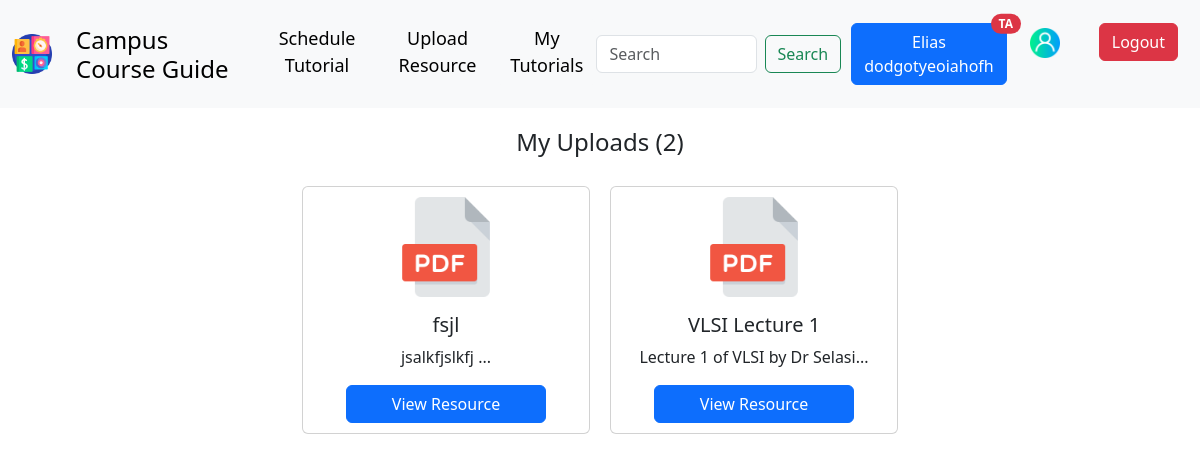
Before: /ccg/dashboard/ (signed in) with the older database file.
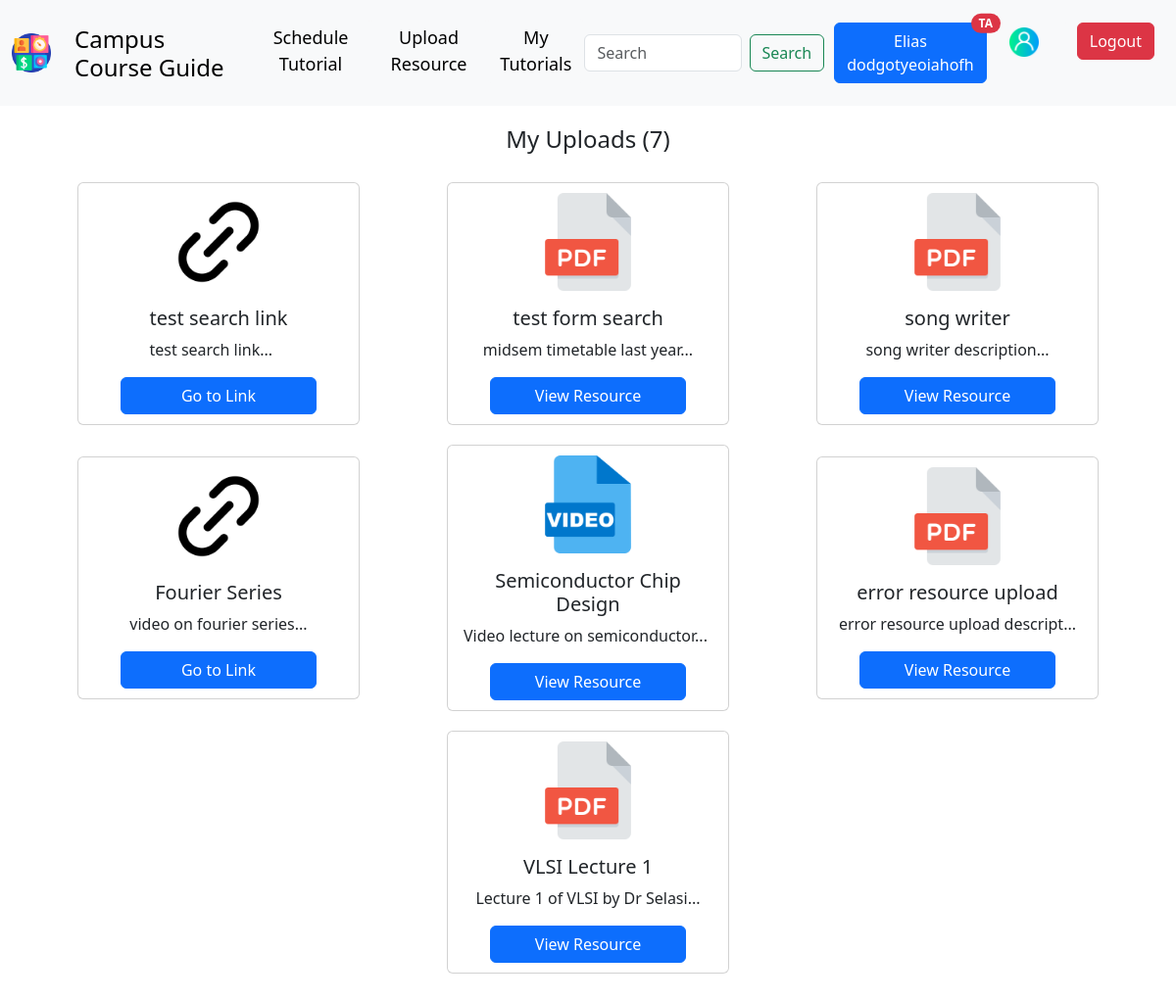
After: the same page with the newer database file.
### apps_resources/models.py (models this page shows, shortened)
class Resource(models.Model):
    user = models.ForeignKey(CustomUser, on_delete=models.CASCADE, null=True, blank=True)
    resource_name = models.CharField(max_length=MAX_STR_LEN, null=True, blank=True)
    resource_type = models.CharField(max_length=MIN_STR_LEN, null=True, blank=True)
    related_programmes = MultiSelectField(choices=[(prog, prog) for prog in PROGRAMME], max_length=200, max_choices=15, null=True, blank=True)
    resource_item = models.FileField(upload_to='uploads', null=True, blank=True)
    resource_link = models.URLField(null=True, blank=True, verbose_name='Resource link where applicable')
    description = models.CharField(max_length=MAX_STR_LEN, null=True, blank=True)
    slug = models.SlugField(null=True, blank=True)
    created = models.DateTimeField(auto_now=True)
    updated = models.DateTimeField(auto_now_add=True)
    class Meta:
        ordering = ["-updated"]
    @classmethod
    def get_all_resources(cls, user):
        out = []
        try:
            out = cls.objects.filter(user=user)
        except:
            pass
        return out

### apps_users/views.py (the view)
# urls.py: path('dashboard/', views.dashboard, name='dashboard'),
@never_cache
@login_required(login_url='users:user_login')
def dashboard(request):
    if not request.user.is_authenticated:
        return redirect('users:user_login')
    context = {}
    if request.user.user_type == "Teaching Assistant":
        uploaded_resources = Resource.get_all_resources(user=request.user)
        context.update({'all_uploads': uploaded_resources})
    else:
        recommended = Resource.get_recommended(request.user)
        context.update({'recommended': recommended})
    user = CustomUser.objects.get(slug=request.user.slug)
    edit_profile_form = EditProfileForm(instance=user)
    tutorial_form = TutorialForm()
    resource_form = ResourceForm()
    if request.method == "POST":
        if 'edit_profile' in request.POST:
            edit_profile_form = EditProfileForm(instance=user)
            user = EditProfileForm(data=request.POST, instance=user)
            if user.is_valid():
                user.save()
                messages.success(request, 'Profile updated successfully')
                return HttpResponseRedirect(reverse('users:dashboard'))
        elif 'resource_form' in request.POST:
            resource_form = ResourceForm(request.POST, request.FILES)
            if resource_form.is_valid():
                if request.FILES:
                    resource_obj = str(resource_form['resource_item'].data).split('.')
                    item = request.FILES['resource_item']
                else:
                    resource_obj = ["link", "link"]
                    item = None
                Resource.objects.create(
                    user=request.user,
                    resource_name=request.POST['resource_name'],
                    resource_type=resource_obj[-1],
                    related_programmes=request.POST['related_programmes'],
                    description=request.POST['description'],
                    resource_item=item,
                    resource_link=request.POST["resource_link"],
                )
                messages.success(request, 'Resource uploaded successfully')
                return HttpResponseRedirect(reverse('users:dashboard'))
            else:
                messages.error(request, f'{resource_form.errors.as_text()}')
        elif 'schedule_tutorial' in request.POST:
            tutorial_form = TutorialForm(request.POST)
            if tutorial_form.is_valid():
                tutorial = tutorial_form.save(commit=False)
                tutorial.user = user
                tutorial.save()
                messages.success(request, 'Tutorial successfully scheduled')
                return HttpResponseRedirect(reverse('resource:tutorials'))
            else:
                messages.error(request, f'{tutorial_form.errors.as_text()}')
        elif 'query' in request.POST:
            query = request.POST['search_item']
            return HttpResponseRedirect(reverse('resource:search_results', args=[query]))
    else:
        edit_profile_form = EditProfileForm(instance=user)
        resource_form = ResourceForm()
        tutorial_form = TutorialForm(request.POST)
    context.update({'user_profile': edit_profile_form, 'resource_form': resource_form, 'tutorial_form': tutorial_form})
    return render(request, 'users/dashboard.html', context)

### helper/forms.py
class EditProfileForm(forms.ModelForm):
    class Meta:
        model = CustomUser
        fields = ["first_name", "last_name", "email", "programme", "year"]

class ResourceForm(forms.ModelForm):
    class Meta:
        model = Resource
        fields = "__all__"
        exclude = ["user", "slug", "resource_type",]

### templates/users/dashboard.html (shortened to what this page needs)
{% extends 'base.html' %}
{% load static %}
{% block content %}
<div style="
    display: flex;
    flex-direction: column;
    justify-content: center;
    align-items: center;
    margin-top: 20px;
    margin-bottom: 20px;
    ">
    {% if request.user.user_type == "Student" %}
    <h4>Recommended Resources for {{ request.user.programme }} ({{ request.user.year }})</h4>
    <div
    style="display: flex; flex-direction: row; justify-content: space-evenly; align-items: center; flex-wrap: wrap;">
    {% for rec in recommended %}
    <div class="card" style="width: 18rem; margin: 10px; display: flex; justify-self: center; align-items: center;">
        {% if rec.resource_type == "pdf" %}
        <img src="{% static 'pdf.png' %}" style="margin-top: 10px;" width="100" height="100" card-img-top alt="...">
        {% elif rec.resource_type == "mp4" %}
        <img src="{% static 'video_1.png' %}" style="margin-top: 10px;" width="100" height="100" card-img-top alt="...">
        {% else %}
        <img src="{% static 'link.png' %}" style="margin-top: 10px;" width="100" height="100" card-img-top alt="...">
        {% endif %}
        <div class="card-body">
            <h5 class="card-title"
                style="text-align: center; display: flex; justify-content: center; align-items: center;">{{upload.resource_name|slice:25 }}
            </h5>
            <p class="card-text">{{ rec.description|slice:30 }}...</p>
        </div>
        <div style="display: flex; justify-content: center; align-items: center; padding-bottom: 10px;">
            {% if rec.resource_type != "link" %}
            <a href="{{ rec.resource_item.url }}" style="width: 200px; align-items: center;" class="btn btn-primary">View Resource</a>
            {% else %}
            <a href="{{ rec.resource_link }}" style="width: 200px; align-items: center;" class="btn btn-primary">Go to Link</a>
            {% endif %}
        </div>
    </div>
    {% empty %}
    <p>❗No recommended resources as of now</p>
    {% endfor %}
</div>
    {% else %}
    <h4 style="margin-bottom: 20px;">My Uploads ({{all_uploads.count}})</h4>
    <div
        style="display: flex; flex-direction: row; justify-content: space-evenly; align-items: center; flex-wrap: wrap;">
        {% for upload in all_uploads %}
        <div class="card" style="width: 18rem; margin: 10px; display: flex; justify-self: center; align-items: center;">
            {% if upload.resource_type == "pdf" %}
            <img src="{% static 'pdf.png' %}" style="margin-top: 10px;" width="100" height="100" card-img-top alt="...">
            {% elif upload.resource_type == "mp4" %}
            <img src="{% static 'video_1.png' %}" style="margin-top: 10px;" width="100" height="100" card-img-top alt="...">
            {% else %}
            <img src="{% static 'link.png' %}" style="margin-top: 10px;" width="100" height="100" card-img-top alt="...">
            {% endif %}
            <div class="card-body">
                <h5 class="card-title"
                    style="text-align: center; display: flex; justify-content: center; align-items: center;">{{upload.resource_name|slice:25 }}
                </h5>
                <p class="card-text">{{ upload.description|slice:30 }}...</p>
            </div>
            <div style="display: flex; justify-content: center; align-items: center; padding-bottom: 10px;">
                {% if upload.resource_type != "link" %}
                <a href="{{ upload.resource_item.url }}" style="width: 200px; align-items: center;" class="btn btn-primary">View Resource</a>
                {% else %}
                <a href="{{ upload.resource_link }}" style="width: 200px; align-items: center;" class="btn btn-primary">Go to Link</a>
                {% endif %}
            </div>
        </div>
        {% empty %}
        <p>❗No uploaded resources❗</p>
        {% endfor %}
    </div>
    {% endif %}
</div>
{% endblock content %}

Changed rows visible on the page:
removed Resource: resource_name "fsjl", description "jsalkfjslkfj"
added Resource: resource_name "test search link", description "test search link"
added Resource: resource_name "test form search", description "midsem timetable last year"
added Resource: resource_name "song writer", description "song writer description"
added Resource: resource_name "Fourier Series", description "video on fourier series"
added Resource: resource_name "Semiconductor Chip Design", description "Video lecture on semiconductor"
added Resource: resource_name "error resource upload", description "error resource upload descript"
Other visible differences:
{{ all_uploads.count }}: "2" → "7"
